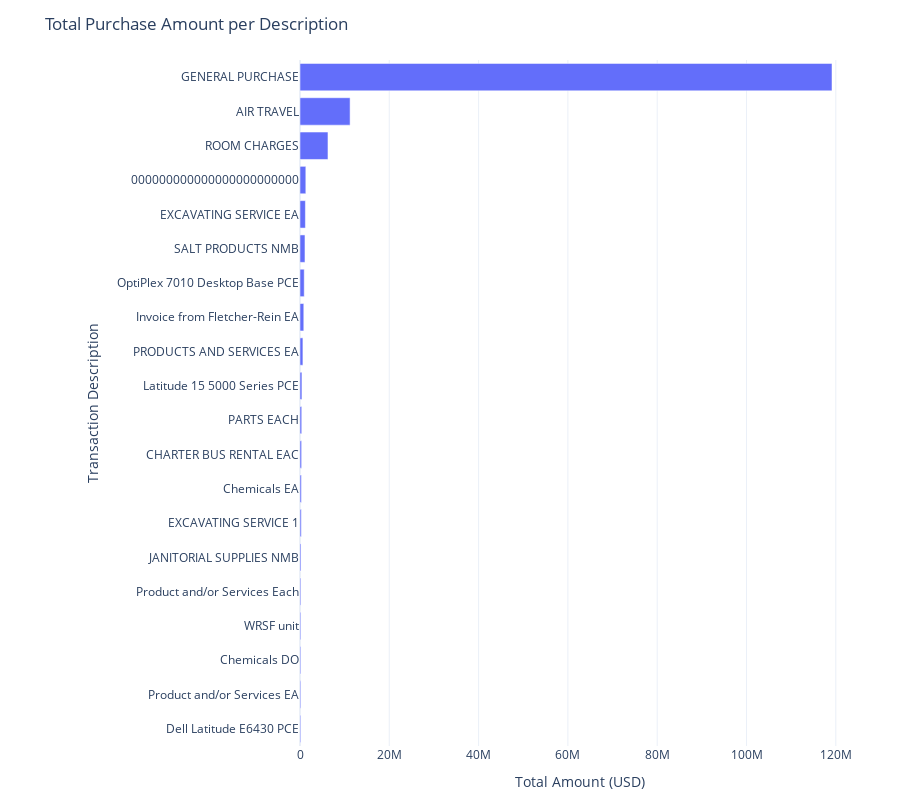

The notebook cell saved with this chart:
### Markdown cell above
### Amount per Description

### Code cell
desc_totals = (
    df.groupby('Description')['Amount']
      .sum()
      .reset_index()
      .sort_values('Amount', ascending=False)
)

# If there are too many descriptions, you can take the top N, e.g.:
# desc_totals = desc_totals.head(20)

# Plot horizontal bar chart: descriptions on y-axis, amount on x-axis
fig = px.bar(
    desc_totals.head(20),
    y='Description',
    x='Amount',
    orientation='h',
    title='Total Purchase Amount per Description',
    labels={'Amount': 'Total Amount (USD)', 'Description': 'Transaction Description'},
    template='plotly_white',
    height=800
)

# Invert the y-axis so the largest bars appear at the top
fig.update_layout(
    yaxis=dict(autorange='reversed'),
    margin=dict(l=300, r=40, t=60, b=40)
)

fig.show()

### Figure 1 — Plotly figure (JSON) as saved in the notebook; plotly's stock layout.template omitted (floating-point values rounded to 4 significant figures)
{"data": [{"hovertemplate": "Total Amount (USD)=%{x}<br>Transaction Description=%{y}<extra></extra>", "legendgroup": "", "marker": {"color": "#636efa", "pattern": {"shape": ""}}, "name": "", "orientation": "h", "showlegend": false, "textposition": "auto", "type": "bar", "x": [119100000.0, 11220000.0, 6264000.0, 1303000.0, 1211000.0, 1113000.0, 945800.0, 848700.0, 651300.0, 428700.0, 385400.0, 362800.0, 313300.0, 289800.0, 227200.0, 194200.0, 185000.0, 182600.0, 179800.0, 174500.0], "xaxis": "x", "y": ["GENERAL PURCHASE", "AIR TRAVEL", "ROOM CHARGES", "000000000000000000000000", "EXCAVATING SERVICE EA", "SALT PRODUCTS NMB", "OptiPlex 7010 Desktop Base PCE", "Invoice from Fletcher-Rein EA", "PRODUCTS AND SERVICES EA", "Latitude 15 5000 Series PCE", "PARTS EACH", "CHARTER BUS RENTAL EAC", "Chemicals EA", "EXCAVATING SERVICE 1", "JANITORIAL SUPPLIES NMB", "Product and/or Services Each", "WRSF unit", "Chemicals DO", "Product and/or Services EA", "Dell Latitude E6430 PCE"], "yaxis": "y"}], "layout": {"barmode": "relative", "height": 800, "legend": {"tracegroupgap": 0}, "margin": {"b": 40, "l": 300, "r": 40, "t": 60}, "title": {"text": "Total Purchase Amount per Description"}, "xaxis": {"anchor": "y", "domain": [0, 1], "title": {"text": "Total Amount (USD)"}}, "yaxis": {"anchor": "x", "autorange": "reversed", "domain": [0, 1], "title": {"text": "Transaction Description"}}}}
